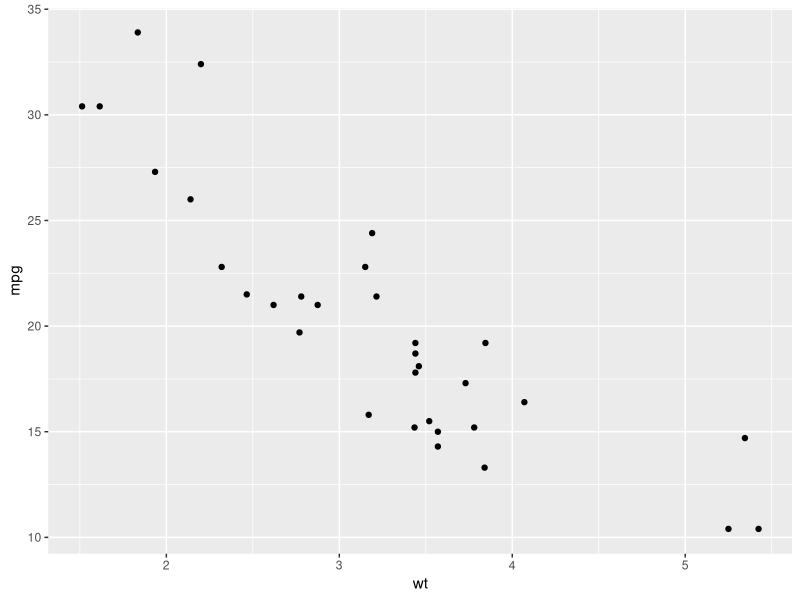
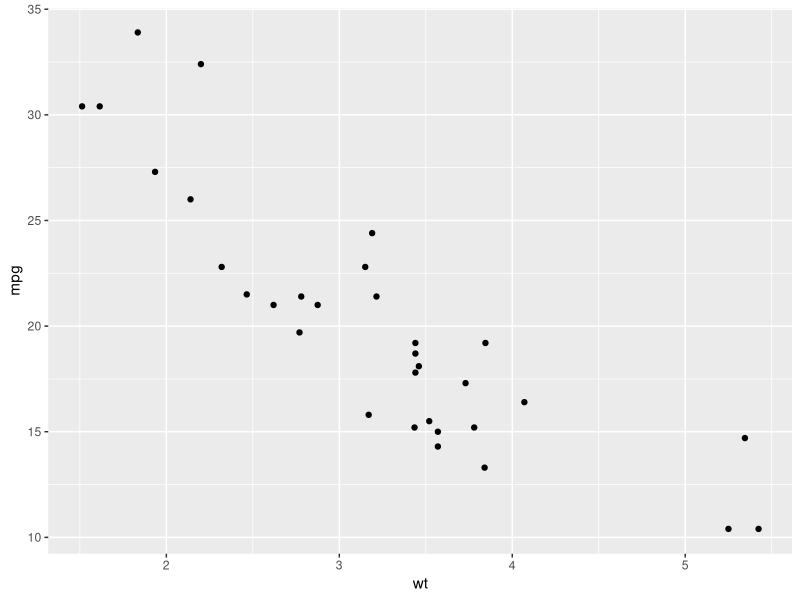
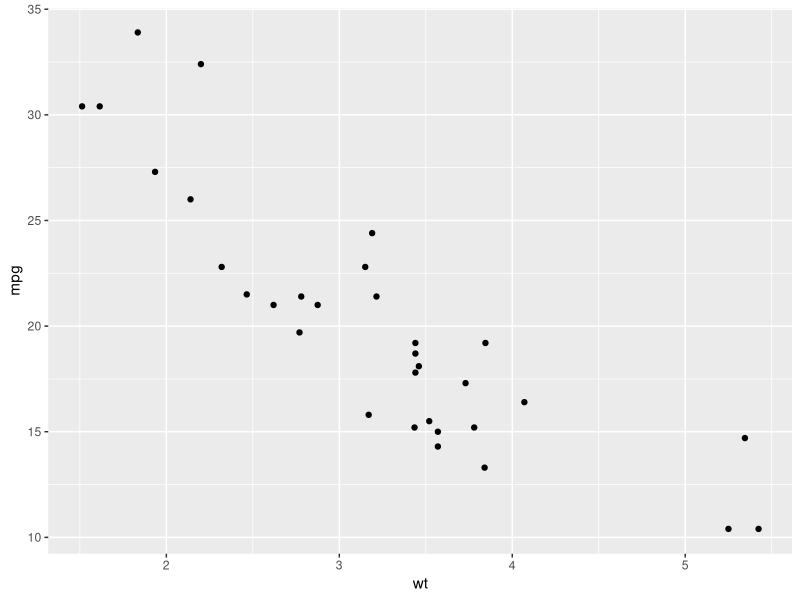
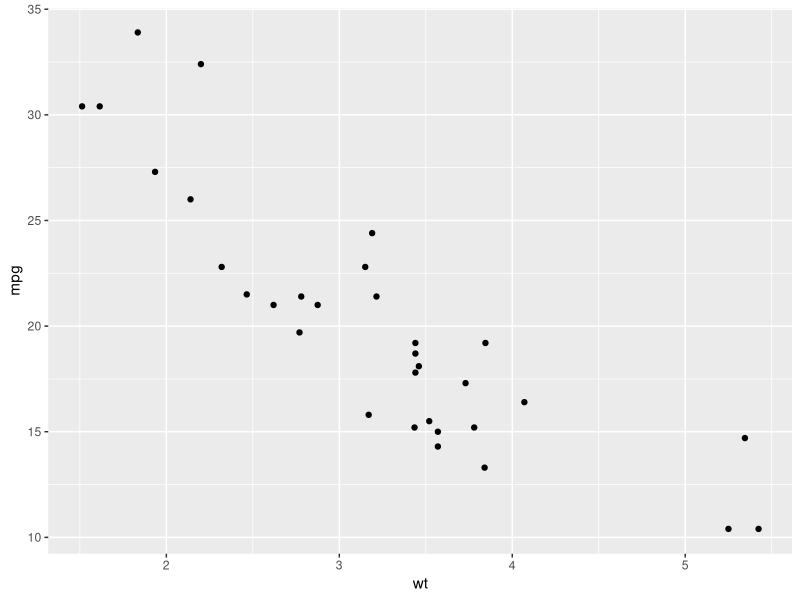
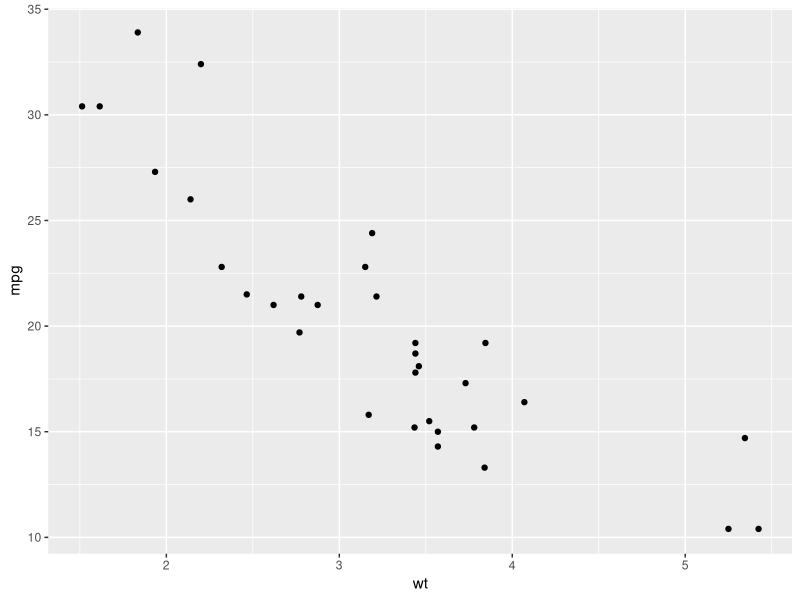

The R source for these figures, in order:

# Zapis grafki do pliku pdf -----------------------------------------------
library(ggplot2)
pdf("./Dane/grafika.pdf")
grafika <- ggplot(mtcars, aes(wt, mpg)) + geom_point()
print(grafika)
dev.off()

# Zapis grafki do pliku png -----------------------------------------------
png("./Dane/myplot.png")
print(grafika)
dev.off()

# Zapis grafki do plików pdf i jpg z wykorzystaniem ggsave z ggplot2-------
ggplot(mtcars, aes(wt, mpg)) + geom_point()
ggsave("./Dane/wykres.pdf")    #zapis ostatniego wykresu
ggsave("./Dane/wykres.jpg")
